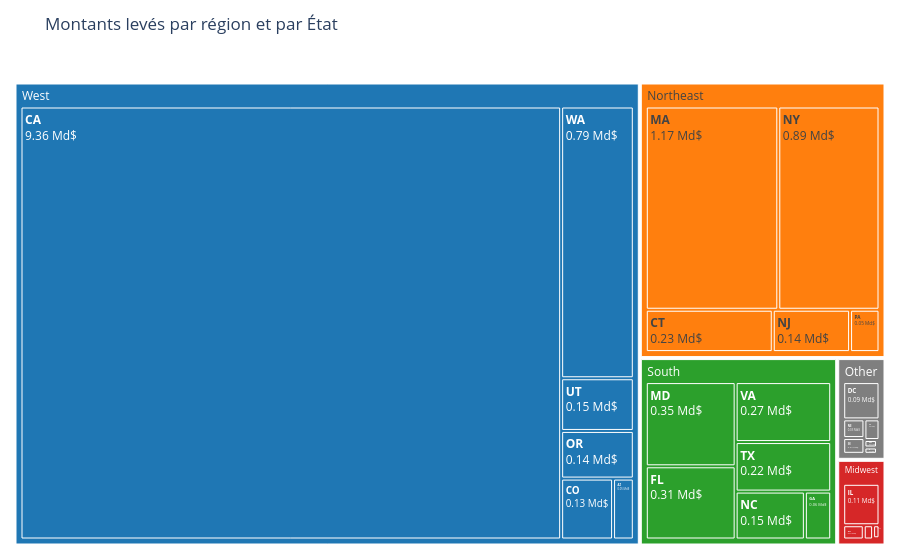

Notebook cell for this chart:
### Code cell
import pandas as pd
import plotly.express as px

# Agrégation par État
state_totals = (
    df.groupby("state", as_index=False)["raisedAmt"]
      .sum()
)

# Conversion en milliards de dollars
state_totals["raisedAmt_Md"] = (
    state_totals["raisedAmt"] / 1e9
).round(2)

# Dictionnaire État -> Région
regions = {
    # West
    "CA": "West", "WA": "West", "OR": "West",
    "NV": "West", "AZ": "West", "UT": "West",
    "CO": "West",

    # Northeast
    "NY": "Northeast", "MA": "Northeast",
    "NJ": "Northeast", "CT": "Northeast",
    "PA": "Northeast", "NH": "Northeast",

    # South
    "TX": "South", "FL": "South",
    "GA": "South", "NC": "South",
    "VA": "South", "MD": "South",

    # Midwest
    "IL": "Midwest", "OH": "Midwest",
    "MI": "Midwest", "MN": "Midwest",
    "WI": "Midwest", "MO": "Midwest"
}

# Ajout de la région
state_totals["region"] = (
    state_totals["state"]
    .map(regions)
    .fillna("Other")
)

# Treemap
fig = px.treemap(
    state_totals,
    path=["region", "state"],
    values="raisedAmt",
    color="region",
    color_discrete_map={
        "West": "#1f77b4",
        "Northeast": "#ff7f0e",
        "South": "#2ca02c",
        "Midwest": "#d62728",
        "Other": "#7f7f7f"
    },
    custom_data=["raisedAmt_Md", "region"],
    title="Montants levés par région et par État"
)

# Texte affiché dans les rectangles
fig.update_traces(
    texttemplate="<b>%{label}</b><br>%{customdata[0]} Md$",
    hovertemplate=(
        "<b>%{label}</b><br>"
        "Région : %{customdata[1]}<br>"
        "Montant : %{customdata[0]} Md$"
        "<extra></extra>"
    )
)

fig.update_layout(
    margin=dict(t=60, l=10, r=10, b=10)
)

fig.show()

### Figure 1 — Plotly figure (JSON) as saved in the notebook; plotly's stock layout.template omitted (floating-point values rounded to 4 significant figures)
{"data": [{"branchvalues": "total", "customdata": [["(?)", "Midwest"], ["0.01", "Midwest"], ["0.0", "Midwest"], ["0.01", "Midwest"], ["0.02", "Midwest"], ["0.11", "Midwest"], ["0.89", "Northeast"], ["0.14", "Northeast"], ["1.17", "Northeast"], ["0.23", "Northeast"], ["(?)", "Northeast"], ["0.05", "Northeast"], ["0.02", "Other"], ["0.0", "Other"], ["0.09", "Other"], ["0.01", "Other"], ["0.0", "Other"], ["0.0", "Other"], ["0.03", "Other"], ["0.02", "Other"], ["0.01", "Other"], ["(?)", "Other"], ["0.0", "Other"], ["0.0", "Other"], ["0.22", "South"], ["0.27", "South"], ["0.15", "South"], ["(?)", "South"], ["0.35", "South"], ["0.06", "South"], ["0.31", "South"], ["0.15", "West"], ["0.79", "West"], ["(?)", "West"], ["0.13", "West"], ["9.36", "West"], ["0.14", "West"], ["0.05", "West"]], "domain": {"x": [0, 1], "y": [0, 1]}, "hovertemplate": "<b>%{label}</b><br>Région : %{customdata[1]}<br>Montant : %{customdata[0]} Md$<extra></extra>", "ids": ["Midwest", "Midwest/MO", "Midwest/MN", "Midwest/MI", "Midwest/OH", "Midwest/IL", "Northeast/NY", "Northeast/NJ", "Northeast/MA", "Northeast/CT", "Northeast", "Northeast/PA", "Other/TN", "Other/ME", "Other/DC", "Other/ID", "Other/RI", "Other/ND", "Other/NE", "Other/IN", "Other/NM", "Other", "Other/LA", "Other/IA", "South/TX", "South/VA", "South/NC", "South", "South/MD", "South/GA", "South/FL", "West/UT", "West/WA", "West", "West/CO", "West/CA", "West/OR", "West/AZ"], "labels": ["Midwest", "MO", "MN", "MI", "OH", "IL", "NY", "NJ", "MA", "CT", "Northeast", "PA", "TN", "ME", "DC", "ID", "RI", "ND", "NE", "IN", "NM", "Other", "LA", "IA", "TX", "VA", "NC", "South", "MD", "GA", "FL", "UT", "WA", "West", "CO", "CA", "OR", "AZ"], "marker": {"colors": ["#d62728", "#d62728", "#d62728", "#d62728", "#d62728", "#d62728", "#ff7f0e", "#ff7f0e", "#ff7f0e", "#ff7f0e", "#ff7f0e", "#ff7f0e", "#7f7f7f", "#7f7f7f", "#7f7f7f", "#7f7f7f", "#7f7f7f", "#7f7f7f", "#7f7f7f", "#7f7f7f", "#7f7f7f", "#7f7f7f", "#7f7f7f", "#7f7f7f", "#2ca02c", "#2ca02c", "#2ca02c", "#2ca02c", "#2ca02c", "#2ca02c", "#2ca02c", "#1f77b4", "#1f77b4", "#1f77b4", "#1f77b4", "#1f77b4", "#1f77b4", "#1f77b4"]}, "name": "", "parents": ["", "Midwest", "Midwest", "Midwest", "Midwest", "Midwest", "Northeast", "Northeast", "Northeast", "Northeast", "", "Northeast", "Other", "Other", "Other", "Other", "Other", "Other", "Other", "Other", "Other", "", "Other", "Other", "South", "South", "South", "", "South", "South", "South", "West", "West", "", "West", "West", "West", "West"], "texttemplate": "<b>%{label}</b><br>%{customdata[0]} Md$", "type": "treemap", "values": [151800000.0, 6250000.0, 600000.0, 10000000.0, 22000000.0, 112900000.0, 890200000.0, 141700000.0, 1165000000.0, 232600000.0, 2484000000.0, 53920000.0, 21500000.0, 1095000.0, 93710000.0, 5500000.0, 500000.0, 570000.0, 27400000.0, 23200000.0, 6500000.0, 180200000.0, 25000.0, 225000.0, 220100000.0, 266400000.0, 154200000.0, 1357000000.0, 351800000.0, 58660000.0, 305800000.0, 153100000.0, 789600000.0, 10620000000.0, 126500000.0, 9361000000.0, 138400000.0, 50520000.0]}], "layout": {"legend": {"tracegroupgap": 0}, "margin": {"b": 10, "l": 10, "r": 10, "t": 60}, "title": {"text": "Montants levés par région et par État"}}}
